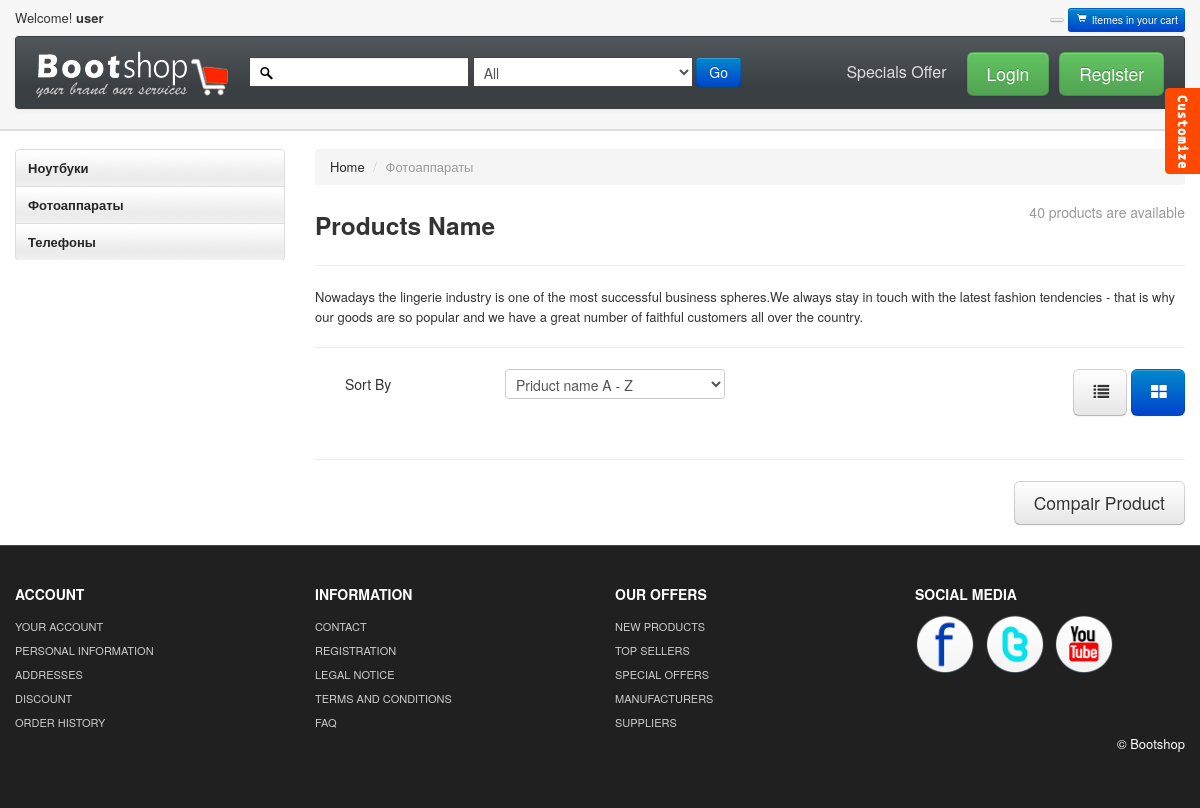
The page /shop/camera/ on the database as committed earlier.
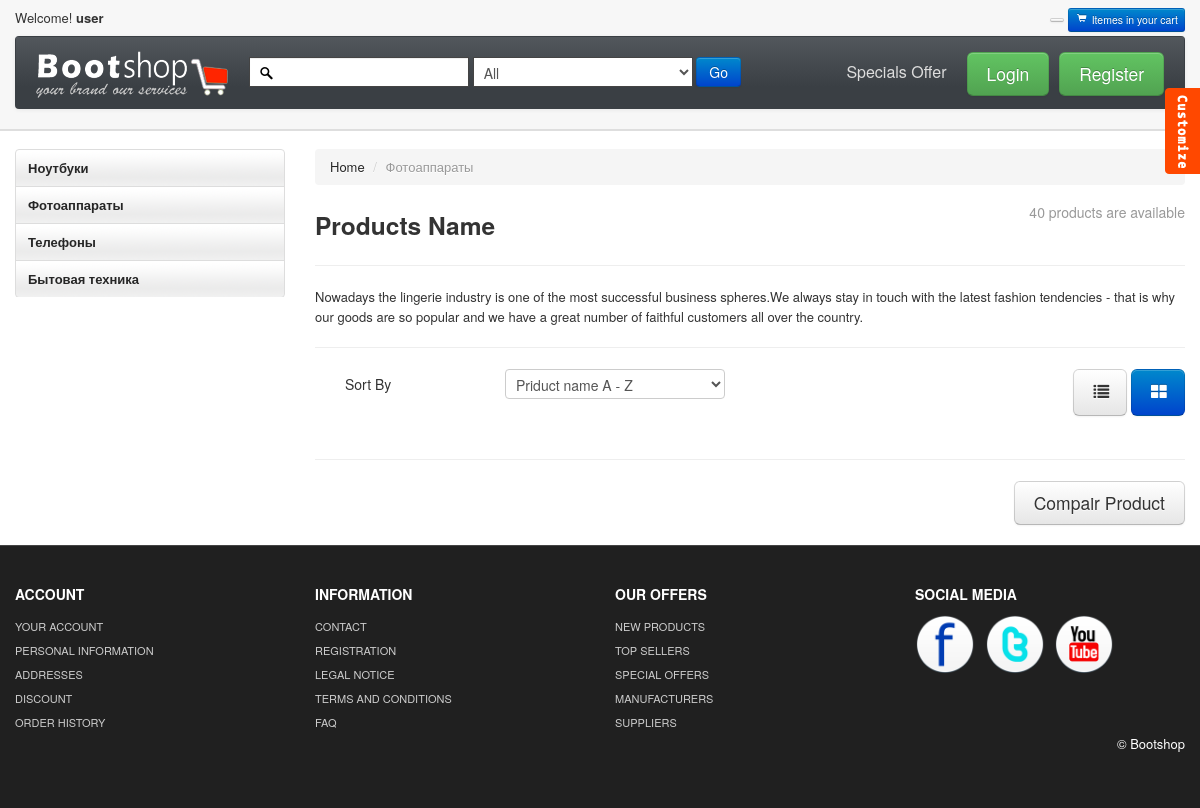
The same page on the database as committed later.
### apps/shopElectron/models.py (models this page shows, shortened)
class Categorii (models.Model):
    name=models.CharField(verbose_name="Категории",max_length=100,)
    slug=models.SlugField(max_length=50,unique=True)
    class Meta:
        verbose_name='Категория'
        verbose_name_plural='Категории'

### apps/shopElectron/views.py (the view, shortened to what this page needs)
# urls.py: path('<slug:slug>/',ProductViews.as_view(),name="shop_electron_product"),
class ProductViews(DetailView):
    template_name='shop_electron/products.html'
    model=Categorii
    def get_context_data(self, **kwargs):
        object_list=Categorii.objects.all()
        context=super().get_context_data(**kwargs,object_list=object_list)
        return context

### apps/shopElectron/templates/shop_electron/products.html (shortened to what this page needs)
{% extends "base.html" %}
{% block content %}
{% load static %}
	<div class="span9">
    <ul class="breadcrumb">
		<li><a href="/shop">Home</a> <span class="divider">/</span></li>
		<li class="active">{{object.name}}</li>
    </ul>
	<h3> Products Name <small class="pull-right"> 40 products are available </small></h3>
	<hr class="soft"/>
	<p>
		Nowadays the lingerie industry is one of the most successful business spheres.We always stay in touch with the latest fashion tendencies - that is why our goods are so popular and we have a great number of faithful customers all over the country.
	</p>
	<hr class="soft"/>
	<form class="form-horizontal span6">
		<div class="control-group">
		  <label class="control-label alignL">Sort By </label>
			<select>
              <option>Priduct name A - Z</option>
            </select>
		</div>
	  </form>
<div id="myTab" class="pull-right">
 <a href="#listView" data-toggle="tab"><span class="btn btn-large"><i class="icon-list"></i></span></a>
 <a href="#blockView" data-toggle="tab"><span class="btn btn-large btn-primary"><i class="icon-th-large"></i></span></a>
</div>
<br class="clr"/>
<div class="tab-content">
	<div class="tab-pane  active" id="blockView">
	<hr class="soft"/>
	</div>
</div>
	<a href="compair.html" class="btn btn-large pull-right">Compair Product</a>
</div>
</div>
</div>
{% endblock %}

### templates/base.html (shortened to what this page needs)
<!DOCTYPE html>
{% load static %}
<html lang="en">
  <head>
    <link id="callCss" rel="stylesheet" href="{% static 'themes/bootshop/bootstrap.min.css' %}" media="screen"/>
    <link href="{% static 'themes/css/base.css'%}" rel="stylesheet" media="screen"/>
	<link href="{% static 'themes/css/bootstrap-responsive.min.css'%}" rel="stylesheet"/>
	<link href="{% static 'themes/css/font-awesome.css'%}" rel="stylesheet" type="text/css">
	<link href="{% static 'themes/js/google-code-prettify/prettify.css'%}" rel="stylesheet"/>
  </head>
<body>
<div id="header">
<div class="container">
<div id="welcomeLine" class="row">
	<div class="span6">Welcome!<strong>  user   </strong></div>
	<div class="span6">
	<div class="pull-right">
		<span class="btn btn-mini"></span>
		<a href="{% url 'product_summary'%}"><span class="btn btn-mini btn-primary"><i class="icon-shopping-cart icon-white"></i>  Itemes in your cart </span> </a>
	</div>
	</div>
</div>
<div id="logoArea" class="navbar">
  <div class="navbar-inner">
    <a class="brand" href="/shop"><img src="{% static 'themes/images/logo.png'%}" alt="Bootsshop"/></a>
		<form class="form-inline navbar-search" method="post" action="products.html" >
		<input id="srchFld" class="srchTxt" type="text" />
		  <select class="srchTxt">
			<option>All</option>
		</select>
		  <button type="submit" id="submitButton" class="btn btn-primary">Go</button>
    </form>
    <ul id="topMenu" class="nav pull-right">
	 <li class=""><a href="special_offer.html">Specials Offer</a></li>
	 <li class="">
	 <a href="#login" role="button" data-toggle="modal" style="padding-right:0"><span class="btn btn-large btn-success">Login</span></a>
	</li>
	<li>
		<a href="#" role="button" data-toggle="modal" style="padding-right:0"><span class="btn btn-large btn-success">Register</span></a>
	</li>
    </ul>
  </div>
</div>
</div>
</div>
<div id="mainBody">
	<div class="container">
	<div class="row">
	<div id="sidebar" class="span3">
		<ul id="sideManu" class="nav nav-tabs nav-stacked">
			{% for categorii in object_list %}
			<li><a href="{% url 'shop_electron_product' categorii.slug %}"> {{categorii.name}}</a>
			</li>
			{% endfor %}
		</ul>
		<br/>
	</div>
{% block content%}
{% endblock %}
<div  id="footerSection">
	<div class="container">
		<div class="row">
			<div class="span3">
				<h5>ACCOUNT</h5>
				<a href="login.html">YOUR ACCOUNT</a>
				<a href="login.html">PERSONAL INFORMATION</a>
				<a href="login.html">ADDRESSES</a>
				<a href="login.html">DISCOUNT</a>
				<a href="login.html">ORDER HISTORY</a>
			 </div>
			<div class="span3">
				<h5>INFORMATION</h5>
				<a href="contact.html">CONTACT</a>
				<a href="register.html">REGISTRATION</a>
				<a href="legal_notice.html">LEGAL NOTICE</a>
				<a href="tac.html">TERMS AND CONDITIONS</a>
				<a href="faq.html">FAQ</a>
			 </div>
			<div class="span3">
				<h5>OUR OFFERS</h5>
				<a href="#">NEW PRODUCTS</a>
				<a href="#">TOP SELLERS</a>
				<a href="special_offer.html">SPECIAL OFFERS</a>
				<a href="#">MANUFACTURERS</a>
				<a href="#">SUPPLIERS</a>
			 </div>
			<div id="socialMedia" class="span3 pull-right">
				<h5>SOCIAL MEDIA </h5>
				<a href="#"><img width="60" height="60" src="{% static 'themes/images/facebook.png'%}" title="facebook" alt="facebook"/></a>
				<a href="#"><img width="60" height="60" src="{% static 'themes/images/twitter.png'%}" title="twitter" alt="twitter"/></a>
				<a href="#"><img width="60" height="60" src="{% static 'themes/images/youtube.png'%}" title="youtube" alt="youtube"/></a>
			 </div>
		 </div>
		<p class="pull-right">&copy; Bootshop</p>
	</div>
	</div>
<link rel="stylesheet" href="{% static 'themes/switch/themeswitch.css'%}" type="text/css" media="screen" />
<span id="themesBtn"></span>
</body>
</html>

### media/themes/css/base.css (style rules this page uses)
#mainBody { border-top:2px solid #dedede; padding-top: 18px; }
#carouselBlk,#header { background: url(../images/headerRepeat.png) repeat-x 0 0 #f7f7f7; }
#srchFld { background: url(../images/search.png) no-repeat 4px center #fff; }
#logoArea, #logoArea a { line-height:49px; }
#logoArea .btn, #logoArea .btn-group { margin-top: 0; }
#welcomeLine { padding: 8px 0 4px }
#sidebar ul { list-style: none;padding: 0;margin: 0;width: 100%; }
#sidebar li a { font-weight:bold; background:url(../images/tabRepeatInactive.png) repeat-x 0 0; color:#262626; }
.control-label.alignL, .alignL { text-align:left; }
#footerSection { background: #202020;color: white;padding: 28px 0 44px;margin-top: 20px;border-top: 1px solid #444; }
#footerSection a { color:#ccc; font-size:11px; padding:0; line-height:24px; display:block; }
#footerSection #socialMedia a { min-width:25px; display:inline; margin-right:6px; text-align:center; line-height:1.5em; }
#socialMedia img { max-width:60px; }
.navbar-search .srchTxt { border-radius: 0;border: 1px solid #444; }
[class^="icon-"], [class*=" icon-"] { background-image: none; }
.navbar .nav > li > a { padding:10px;color: #DDD;text-shadow: none;font-size: 16px; }
#logoArea, #logoArea a { outline:none; }
.navbar .nav.pull-right, #sideManu { overflow:hidden; }
.navbar-search { margin-top: 8px; }

### media/themes/switch/themeswitch.css (style rules this page uses)
#themesBtn { height: 86px;background: url(images/styleTgl.png) no-repeat 0 0;position: fixed;top: 88px;right: 0;width: 35px; }

Rows that differ between the two databases and show on the page:
added Categorii: name "Бытовая техника"
